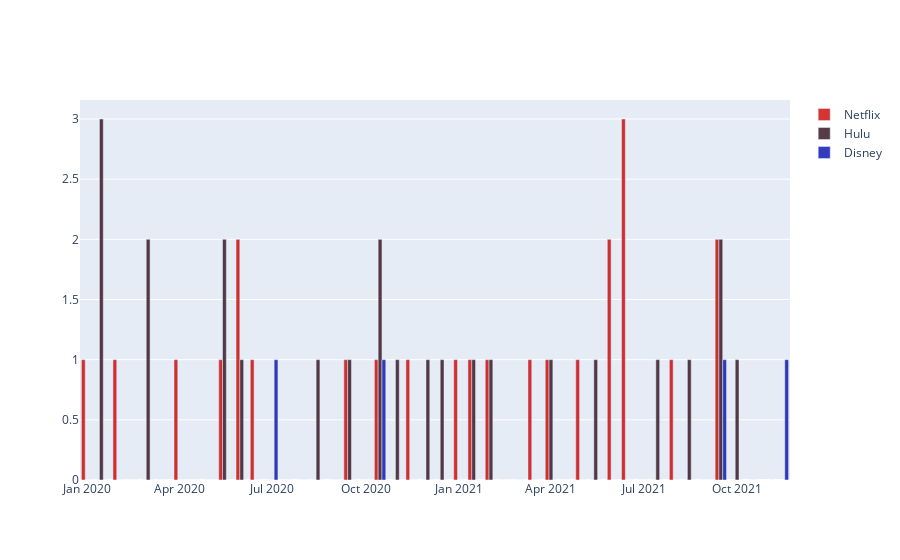

Notebook cell for this chart:
### Code cell
#In order to show top films launched:

trace11 = go.Bar(
                    x = df.index,
                    y = df['Rates'],
                    name = 'Netflix',
                    
                    marker = dict(color = 'rgba(200, 2, 2, 0.8)'))
trace21 = go.Bar(
                    x = dfe.index,
                    y = dfe['Rates'],
                    name = 'Hulu',
                   
                    marker = dict(color = 'rgba(45, 11, 26, 0.8)'))
trace31 = go.Bar(
                    x = dfd.index,
                    y = dfd['Rates'],
                    name = "Disney",
                   
                    marker = dict(color = 'rgba(2, 11, 172, 0.8)'))

datatop=[trace11,trace21,trace31]
fig=go.Figure(datatop)
iplot(fig)
